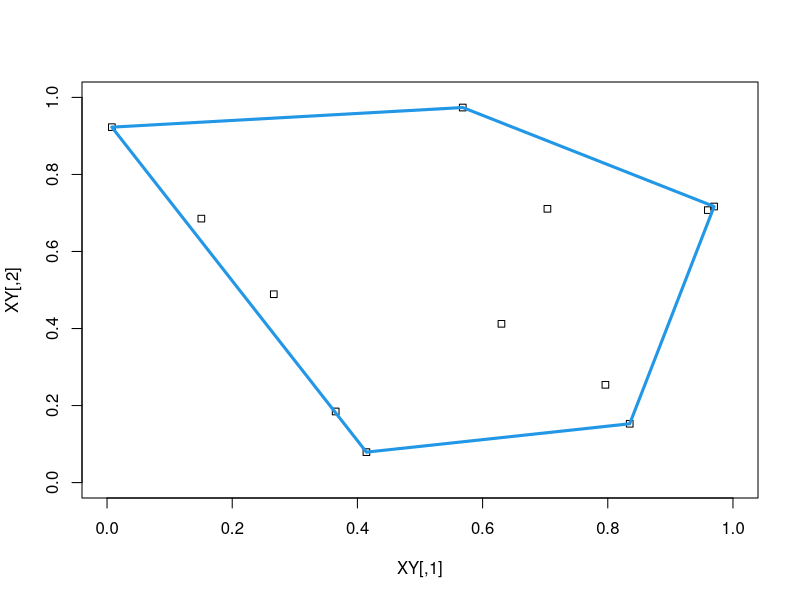
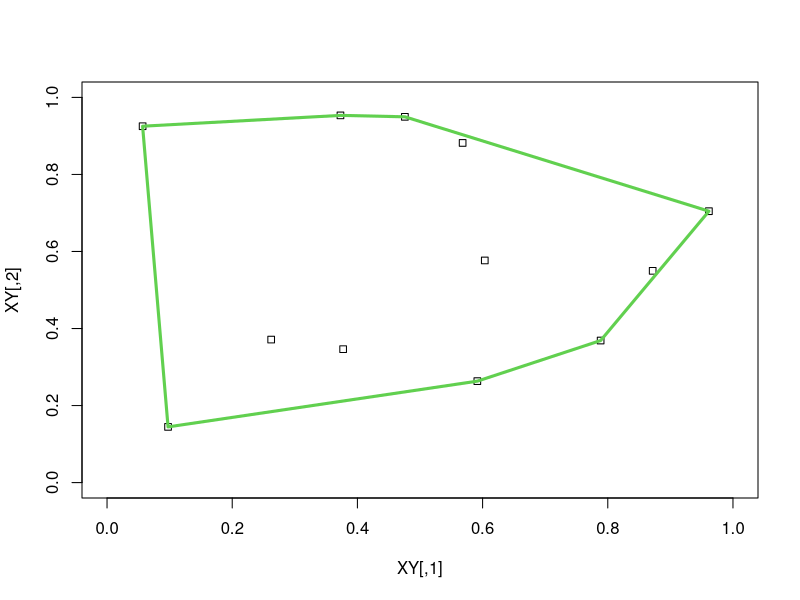
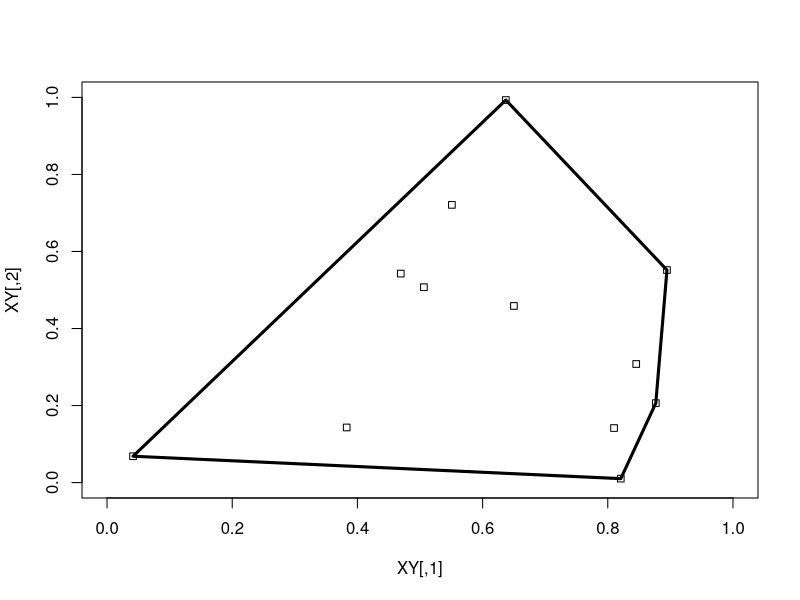
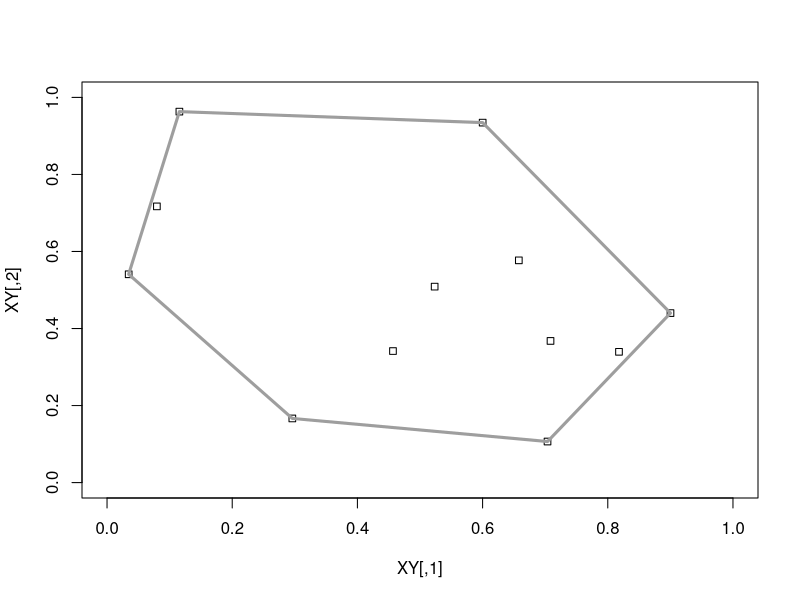
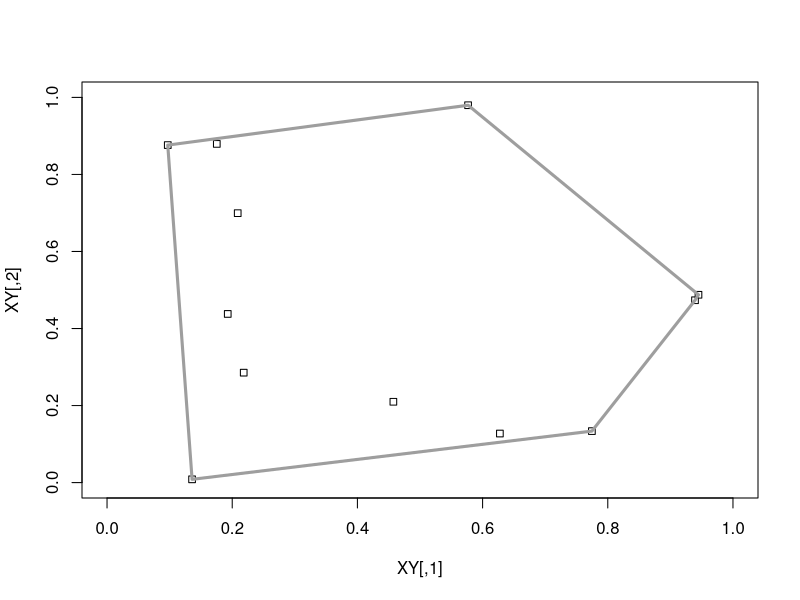
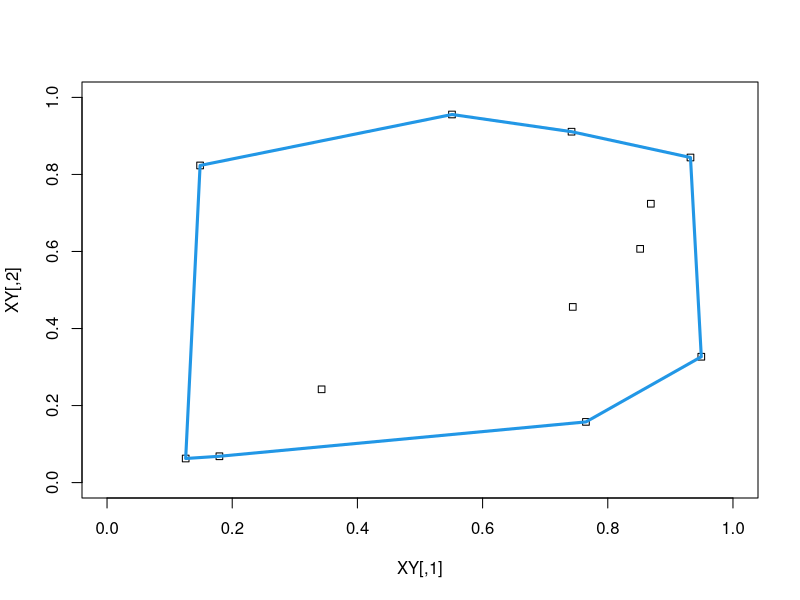
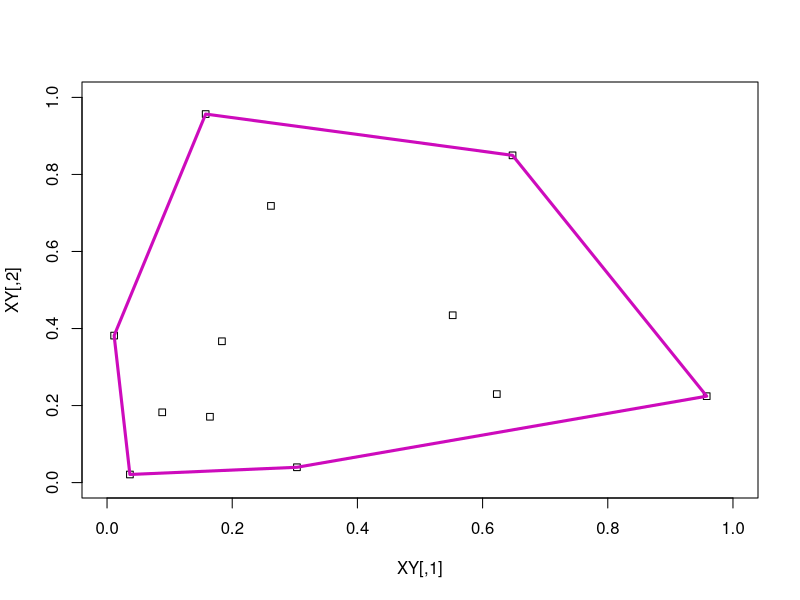
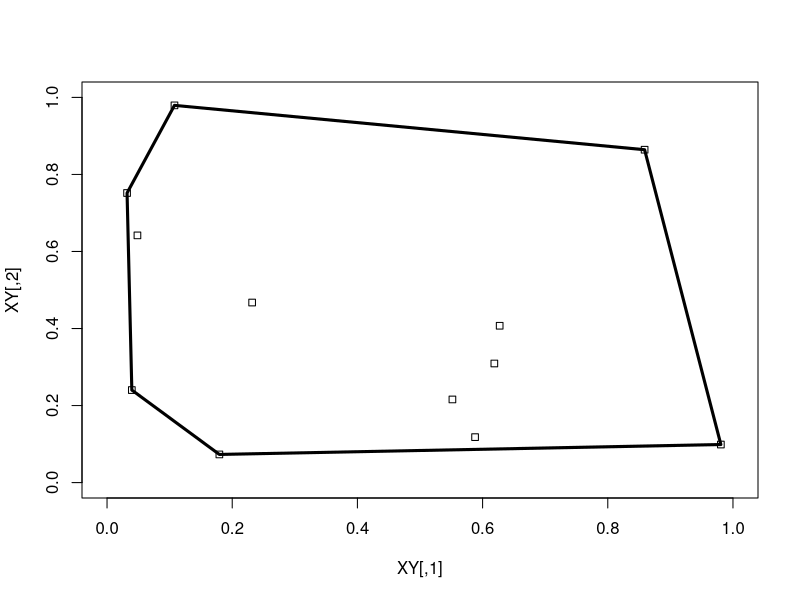

Here is the R script that generated these plots, in order: (Note: this script raises an error after producing the figures.)
CL <- function(o) floor(657*runif(1))+1     # random color

# SIMULATION (more from geometry)

cnvx <- function(n)           # convex hull of n points in the unit square
{
  XY <- matrix(runif(2*n), ncol=2)
  x11(width=5,height=5.5)    # keep old plot and open a new plotting window
  plot(XY,xlim=0:1,ylim=0:1,pch=22)
  h <- chull(XY)
  h <- c(h, h[1])
  lines(XY[h, ],col=CL(),lwd=3)
}

cnvx(12)
cnvx(12)
cnvx(12)

for (j in 1:50)
  {
    Sys.sleep(1.0)   #suspends execution for 1.0 sec
    cnvx(12) 
  }

graphics.off()   # close all plots altogether

{                # what information does h contain?
XY <- rbind(c(0.1,0.2),c(0.3,0.4),c(0.5,1.0),c(0.6,0.7),c(0.9,0))
x11(width=5,height=5.5)    # keep old plot and open a new plotting window
plot(XY,xlim=0:1,ylim=0:1,pch=22)
h <- chull(XY)
h.old <- h
h <- c(h, h[1])
h.new <- h
lines(XY[h, ],col=CL(),lwd=3)
}
h.old            # merely the vertices of the convex hull
h.new            # (as indexed in the original point set XY)
graphics.off()   # close plot

# Select four points randomly in the square.  With probability 1,
# no three of the points are collinear, so the convex hull of the four
# points is either a triangle (one point "inside" the others) or a
# quadrilateral.  Estimate the probability that the convex hull is a
# triangle.

cnvx(4)
cnvx(4)
cnvx(4) 

for (j in 1:50)
  {
    Sys.sleep(1.0)   #suspends execution for 1.0 sec
    cnvx(4) 
  }

graphics.off()   # close all plots altogether

rnd.npts <- function(m,n)
{
  sapply(1:m, function(o)
           {
             XY <- matrix(runif(2*n), ncol=2)
             h <- chull(XY)
             length(h)
           })
}

m=10000
P <- rnd.npts(m,4)          # convex hulls for 4-point sets, repeated m times
P[1:10]
dim(P) <- c(10000,1)        # regard P not as a vector, but a column matrix 

# the probability that the convex hull is a triangle:
length(P[P==3])/10000
# is close to the theoretical value:
11/36        

# REFERENCES
#
#R. E. Pfiefer, The historical development of J. J. Sylvester's 
#four point problem, Math. Mag. 62 (1989) 309-317.
#
#L. A. Santalo, Integral Geometry and Geometric Probability,
#Addison-Wesley, 1976.
